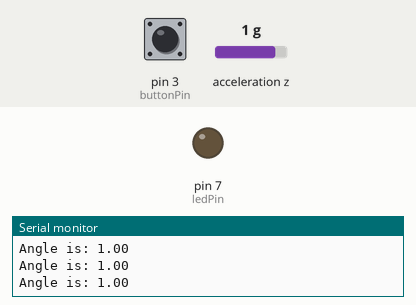
A sketch run on a simulated Arduino Uno, built with avr-gcc and run on an emulated ATmega328P. Parts: output pins drawn as LEDs (lit = HIGH), the last lines printed to the serial monitor. Inputs (shaded band) come from the test bench; at power-on: pin 3 (buttonPin) LOW, acceleration z 1 g.

Above: at 1.3 s.
1.4 s: pin 3 (buttonPin) pulled HIGH for 0.3 s
At 2.7 s:
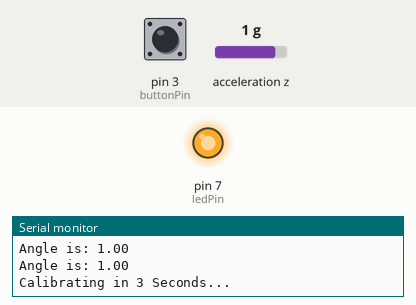
4.7 s: acceleration z set to 0.8 g
At 5.2 s:
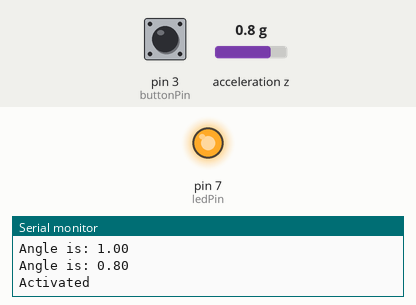
6.7 s: acceleration z set to 1.4 g
At 8.0 s:
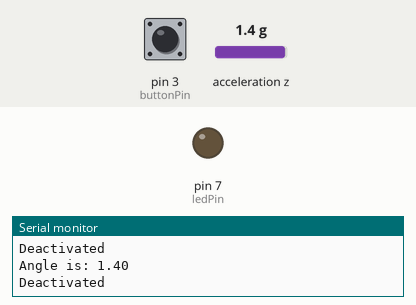
8.7 s: acceleration z set to -1.4 g
At 9.6 s:
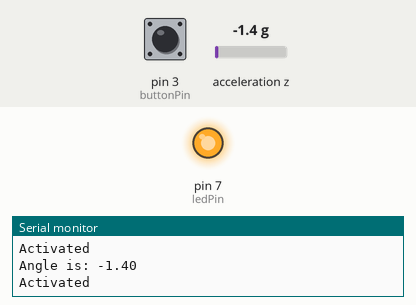
Timing chart, 0 to 11.2 s (numbered marks = the images above; inputs shaded):
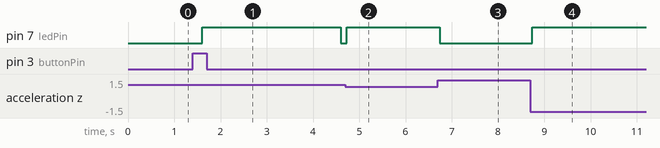

The sketch:

AccelerometerCode.ino
```cpp
#include <LIS3DHTR.h> //Accelerometer Library
#include <SD.h> //SD card library
#include <SPI.h> //Serial peripheral interface for SD card
#include <TinyGPS++.h> //Basic GPS Library
#include <SoftwareSerial.h> //Allows for the transmitting and recieving of data for GPS
#include <Wire.h> //I2C Communication library
#include <SoftwareWire.h> //Similar to Wire

#ifdef SOFTWAREWIRE
SoftwareWire myWire(3, 2);
LIS3DHTR<SoftwareWire> LIS;
#define WIRE myWire
#else
LIS3DHTR<TwoWire> LIS;
#define WIRE Wire
#endif

// Acceletrometer Variables
float z = 0; // Rotation Variable
float zThresh; // Rotation Variable
int buttonPin = 3; // Button Location
int calibrate = 0; // 1: Calibrated 0: Not
int ledPin = 7; // LED Location

void setup()
{
  Serial.begin(9600);
  while (!Serial) {};
  //Accelerometer
  LIS.begin(WIRE, 0x19);
  delay(100);
  LIS.setOutputDataRate(LIS3DHTR_DATARATE_50HZ);
  pinMode(ledPin, OUTPUT);
}
void loop()
{
  z = LIS.getAccelerationZ();
  Serial.print("Angle is: ");
  Serial.println(z);
  if (digitalRead(3) == 1 && calibrate == 0)
  {
    calibrateAccel();
  }
  if (z < zThresh && calibrate == 1)
  {
    digitalWrite(ledPin, HIGH);
    Serial.println("Activated");
    delay(500);
  }
  if (z > zThresh && calibrate == 1)
  {
    digitalWrite(ledPin, LOW);
    Serial.println("Deactivated");
    delay(500);
  }
  if (calibrate == 0)
  {
    delay(250); //random delay lol
  }
}

void calibrateAccel() //Calibrates Accelerometer
{
  Serial.println("Calibrating in 3 Seconds...");
  digitalWrite(ledPin, HIGH);
  delay(3000);
  calibrate = 1;
  zThresh = z;
  Serial.print("The threshold is: ");
  Serial.println(zThresh);
  digitalWrite(ledPin, LOW);
}
```

Measured:
- after the input at 1.4 s, pin 7 (ledPin): LOW → HIGH after 0.20 s, → LOW 3.0 s later
- after the input at 4.7 s, pin 7 (ledPin): LOW → HIGH at once
- after the input at 6.7 s, pin 7 (ledPin): HIGH → LOW at once
- after the input at 8.7 s, pin 7 (ledPin): LOW → HIGH after 0.05 s
